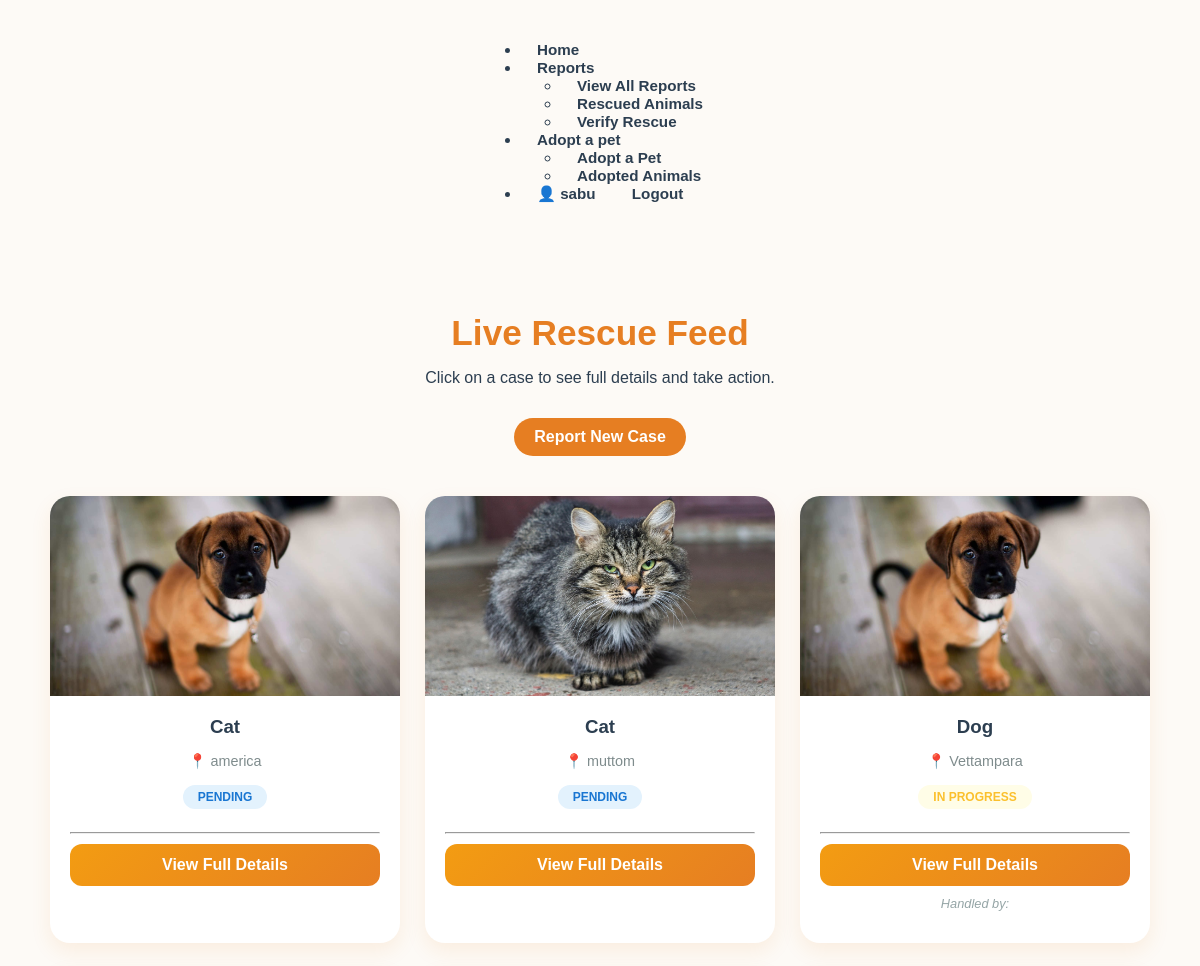
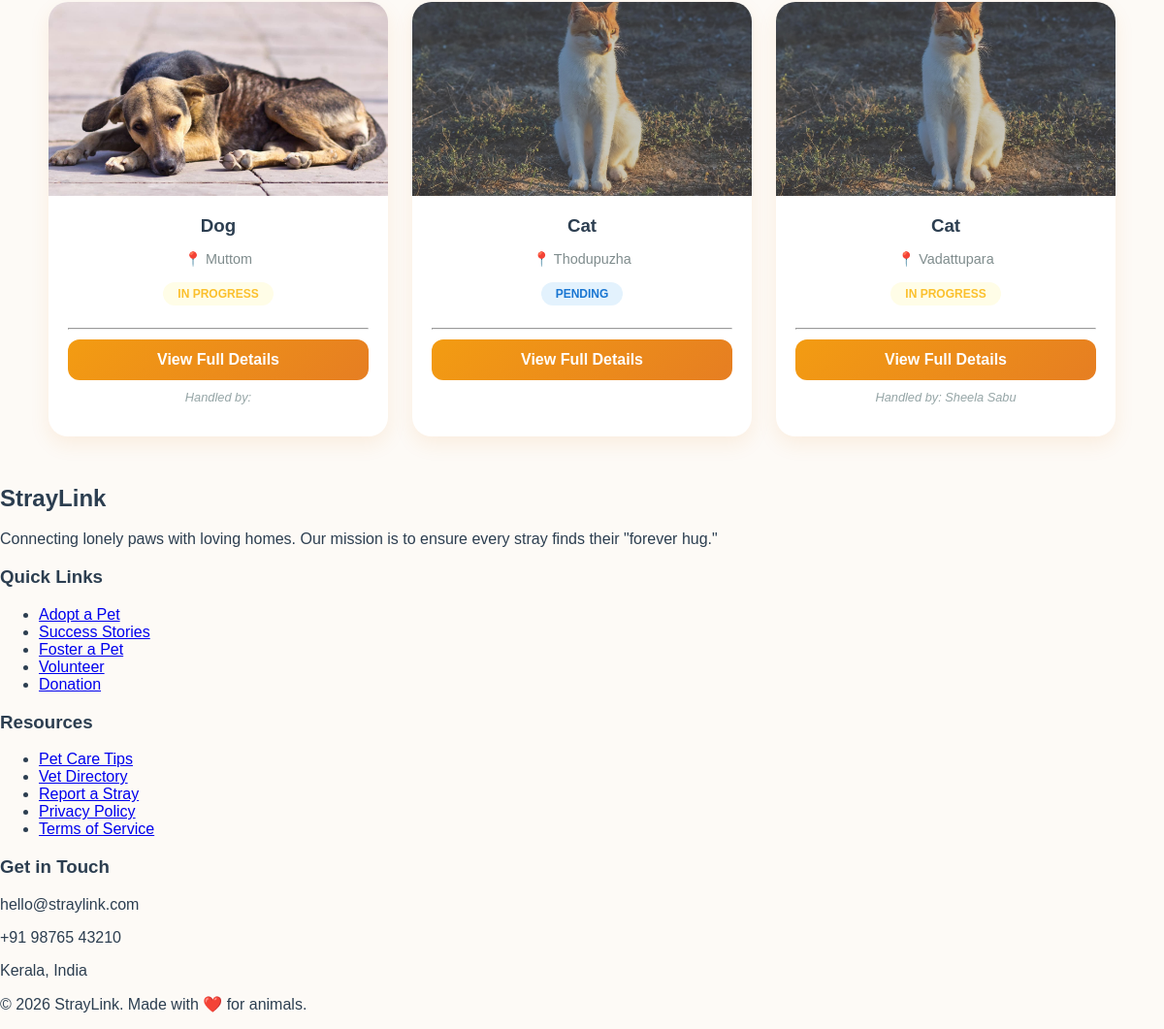
Page /reportlist/ (signed in) on the committed database (2 pictures, top to bottom).
### App/models.py (models this page shows, shortened)
class ReportSubmit(models.Model):
    ANIMAL_TYPE_CHOICES = [
        ('dog', 'Dog'),
        ('cat', 'Cat'),
        ('other', 'Other'),
    ]
    LOCATION_SOURCE_CHOICES = [
        ('manual', 'Manual'),
        ('gps', 'GPS'),
    ]
    STATUS_CHOICES = [
        ('pending', 'Pending'),
        ('in_progress', 'In Progress'),
        ('awaiting_verification', 'Awaiting Verification'),
        ('rescued', 'Rescued'),
    ]
    animal_type = models.CharField(max_length=10, choices=ANIMAL_TYPE_CHOICES)
    conditions = models.ManyToManyField(Condition, blank=True)
    animal_count = models.PositiveIntegerField(default=1)
    manual_location = models.CharField(
        max_length=255,
        help_text="Road name and nearby landmark"
    )
    auto_latitude = models.DecimalField(
        max_digits=9,
        decimal_places=6,
        blank=True,
        null=True
    )
    auto_longitude = models.DecimalField(
        max_digits=9,
        decimal_places=6,
        blank=True,
        null=True
    )
    location_source = models.CharField(
        max_length=10,
        choices=LOCATION_SOURCE_CHOICES,
        default='manual'
    )
    status = models.CharField(
        max_length=30,
        choices=STATUS_CHOICES,
        default='pending'
    )
    claimed_by = models.ForeignKey(
    User,
    on_delete=models.SET_NULL,
    null=True,
    blank=True,
    related_name='claimed_reports'
)
    claimed_at = models.DateTimeField(
        null=True,
        blank=True
)
    reporter = models.ForeignKey(
        User,
        on_delete=models.SET_NULL,
        null=True,
        blank=True
)
    user = models.ForeignKey(
        User,
        null=True,
        on_delete=models.CASCADE,
        related_name="reports"
)
    rescue_image = models.ImageField(
        upload_to="rescue_proof/",
        null=True,
        blank=True,
        help_text="Live photo of the animal at the center or safe-zone"
    )
    rescue_notes = models.TextField(blank=True, null=True, help_text="How was the rescue? Any immediate medical needs?")
    rescue_image = models.ImageField(upload_to="rescue_proof/", blank=True, null=True)
    is_verified_rescue = models.BooleanField(default=False)
    rescue_notes = models.TextField(
        null=True,
        blank=True,
        help_text="Details about the animal's current location and condition"
    )
    is_verified_rescue = models.BooleanField(default=False)
    verified_at = models.DateTimeField(null=True, blank=True)
    created_at = models.DateTimeField(default=timezone.now)

class ReportImage(models.Model):
    report = models.ForeignKey(
        ReportSubmit,
        on_delete=models.CASCADE,
        related_name="images"
    )
    image = models.ImageField(upload_to="stray_photos/")
    uploaded_at = models.DateTimeField(auto_now_add=True)

### App/views.py (the view)
# urls.py: path('reportlist/', views.ReportList, name='ReportList'),
@login_required
def ReportList(request):
    cases = ReportSubmit.objects.exclude(status='rescued').order_by('-id')
    for case in cases:
        try:
            animal = Animal.objects.get(id=case.id)  # Change this if your linking logic is different
            case.animal_obj = animal  # temporary attribute for template
            case.is_in_adoption = AdoptionApplication.objects.filter(
                animal=animal,
                status='Waiting'
            ).exists()
        except Animal.DoesNotExist:
            case.animal_obj = None
            case.is_in_adoption = False
    return render(request, 'ReportList.html', {'cases': cases})

### App/templates/ReportList.html (shortened to what this page needs)
{% load static %}
<!DOCTYPE html>
<html lang="en">
<head>
    <link rel="stylesheet" href="{% static 'css/reportlist.css' %}">
</head>
<body>
<nav class="navbar">
    <div class="nav-container">
        <ul class="nav-menu">
            <li><a href="{% url 'Home' %}" class="active">Home</a></li>
            <li class="has-dropdown">
                <a href="#">Reports </a>
                <ul class="dropdown">
                    <li><a href="{% url 'ReportList' %}">View All Reports</a></li>
                    <li><a href="{% url 'RescuedList' %}">Rescued Animals</a></li>
                    <li><a href="{% url 'VerifyRescue' %}">Verify Rescue</a></li>
                </ul>
            </li>
            <li class="has-dropdown">
                <a href="#">Adopt a pet</a>
                <ul class="dropdown">
                    <li><a href="{% url 'AnimalAdoptList' %}">Adopt a Pet</a></li>
                    <li><a href="{% url 'AdoptedList' %}">Adopted Animals</a></li>
                </ul>
            </li>
            <li class="user-auth-section">
                {% if user.is_authenticated %}
                    <div class="user-dropdown">
                        <a href="{% url 'UserProfile' %}" class="profile-link">
                            <span class="icon">👤</span> {{ user.username }}
                        </a>
                        <a href="{% url 'UserLogout' %}" class="logout-btn">Logout</a>
                    </div>
                {% else %}
                    <a href="{% url 'UserLogin' %}">Login</a>
                    <a href="{% url 'UserRegister' %}" class="register-btn">Register</a>
                {% endif %}
            </li>
        </ul>
    </div>
</nav>
    <div class="header-section">
        <h2>Live Rescue Feed</h2>
        <p>Click on a case to see full details and take action.</p>
        <a href="{% url 'Report' %}" class="report-btn">Report New Case</a>
    </div>
    <div class="case-container">
        {% for case in cases %}
        <div class="case-card">
            {% if case.images.exists %}
                <img src="{{ case.images.first.image.url }}" class="case-image" alt="Animal Photo">
            {% else %}
                <div class="case-image-placeholder">No Image Available</div>
            {% endif %}
            <div class="case-info">
                <h3>{{ case.get_animal_type_display }}</h3>
                <p class="location">📍 {{ case.manual_location }}</p>
                <div class="status-badge {{ case.status|lower }}">
                    {{ case.get_status_display|upper }}
                </div>
                <hr>
                <a href="{% url 'ReportDetail' case.id %}" class="view-btn">View Full Details</a>
                {% if case.status == 'in_progress' %}
                    <p class="claimed-by-text">Handled by: {{ case.claimed_by.username }}</p>
                {% endif %}
            </div>
        </div>
        {% empty %}
        <div class="no-cases">
            <p>No active rescue cases found.</p>
        </div>
        {% endfor %}
    </div>
<footer class="main-footer">
    <div class="footer-container">
        <div class="footer-section about">
            <h2 class="footer-logo">Stray<span>Link</span></h2>
            <p>Connecting lonely paws with loving homes. Our mission is to ensure every stray finds their "forever hug."</p>
        </div>
        <div class="footer-section links">
            <h3>Quick Links</h3>
            <ul>
                <li><a href="#">Adopt a Pet</a></li>
                <li><a href="#">Success Stories</a></li>
                <li><a href="#">Foster a Pet</a></li>
                <li><a href="#">Volunteer</a></li>
                <li><a href="#">Donation</a></li>
            </ul>
        </div>
        <div class="footer-section links">
            <h3>Resources</h3>
            <ul>
                <li><a href="#">Pet Care Tips</a></li>
                <li><a href="#">Vet Directory</a></li>
                <li><a href="#">Report a Stray</a></li>
                <li><a href="#">Privacy Policy</a></li>
                <li><a href="#">Terms of Service</a></li>
            </ul>
        </div>
        <div class="footer-section contact">
            <h3>Get in Touch</h3>
            <p> hello@straylink.com</p>
            <p> +91 98765 43210</p>
            <p> Kerala, India</p>
        </div>
    </div>
    <div class="footer-bottom">
        <p>&copy; 2026 StrayLink. Made with ❤️ for animals.</p>
    </div>
</footer>
</body>
</html>

### App/static/css/reportlist.css (style rules this page uses)
:root { --primary-warm: #f39c12; --secondary-warm: #e67e22; --bg-soft: #fdfaf6; --text-dark: #2c3e50; --white: #ffffff; --shadow: rgba(230, 126, 34, 0.1); }
body { font-family: 'Poppins', sans-serif; background-color: var(--bg-soft); color: var(--text-dark); margin: 0; padding: 0; }
nav { display: flex; justify-content: center; gap: 20px; padding: 25px; background: transparent; flex-wrap: wrap; }
nav a { text-decoration: none; color: var(--soft-text); font-weight: 600; font-size: 0.95rem; transition: all 0.3s ease; padding: 8px 16px; border-radius: 50px; }
.header-section { text-align: center; padding: 40px 20px; }
.header-section h2 { color: var(--secondary-warm); font-size: 2.2rem; margin-bottom: 10px; }
.report-btn { display: inline-block; background: var(--secondary-warm); color: white; padding: 10px 20px; border-radius: 30px; text-decoration: none; font-weight: 600; margin-top: 15px; transition: transform 0.2s; }
.case-container { max-width: 1100px; margin: 0 auto 50px; display: grid; grid-template-columns: repeat(auto-fill, minmax(280px, 1fr)); gap: 25px; padding: 0 20px; }
.case-card { background: var(--white); border-radius: 20px; overflow: hidden; box-shadow: 0 8px 20px var(--shadow); transition: transform 0.3s ease; display: flex; flex-direction: column; }
.case-image, .case-image-placeholder { width: 100%; height: 200px; object-fit: cover; }
.case-info { padding: 20px; text-align: center; }
.case-info h3 { margin: 0 0 10px; text-transform: capitalize; }
.location { font-size: 0.9rem; color: #7f8c8d; margin-bottom: 15px; }
.status-badge { display: inline-block; padding: 5px 15px; border-radius: 20px; font-size: 0.75rem; font-weight: bold; margin-bottom: 15px; }
.status-badge.pending { background: #e3f2fd; color: #1976d2; }
.status-badge.in_progress { background: #fffde7; color: #fbc02d; }
.view-btn { display: block; background: linear-gradient(135deg, var(--primary-warm), var(--secondary-warm)); color: white; text-decoration: none; padding: 12px; border-radius: 12px; font-weight: 600; margin-top: 10px; transition: opacity 0.3s; }
.claimed-by-text { font-size: 0.8rem; color: #95a5a6; margin-top: 10px; font-style: italic; }

### rows in the picture
ReportSubmit: images.first.image (picture), animal_type "Cat", manual_location "america", status "PENDING"
ReportSubmit: images.first.image (picture), animal_type "Cat", manual_location "muttom", status "PENDING"
ReportSubmit: images.first.image (picture), animal_type "Dog", manual_location "Vettampara", status "IN PROGRESS"
ReportSubmit: images.first.image (picture), animal_type "Dog", manual_location "Muttom", status "IN PROGRESS"
ReportSubmit: images.first.image (picture), animal_type "Cat", manual_location "Thodupuzha", status "PENDING"
ReportSubmit: images.first.image (picture), animal_type "Cat", manual_location "Vadattupara", status "IN PROGRESS", claimed_by.username "Sheela Sabu"

### other values in the picture
{{ user.username }} "sabu"
